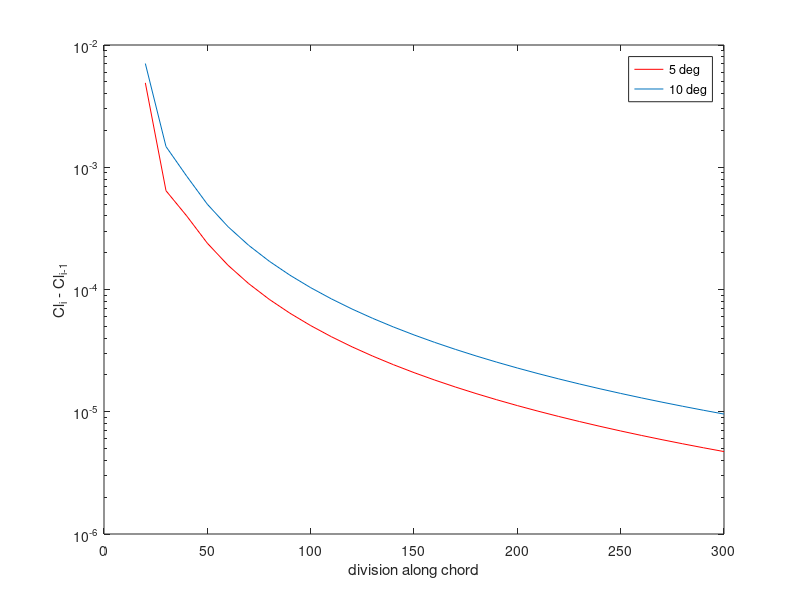
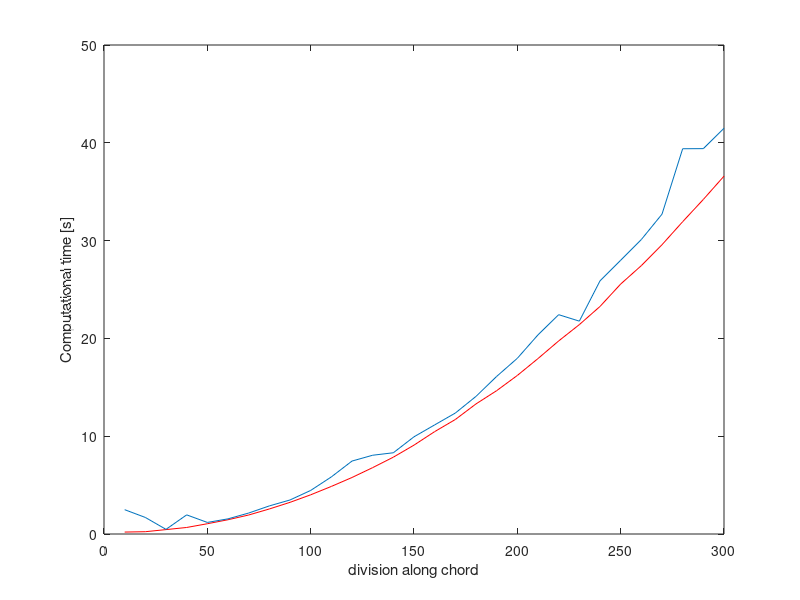

These charts were generated, in order, by the following MATLAB code:
a = load('5.mat');  % 5 deg
b = load('10.mat'); % 10 deg

% plot differenza 
semilogy(a.n(2:end),abs(diff(a.f(:,1))),'r',b.n(2:end),abs(diff(b.f(:,1))))
legend('5 deg','10 deg');
xlabel('division along chord');
ylabel('Cl_i - Cl_{i-1}')

figure; plot(a.n,a.t,'r',b.n,b.t);
xlabel('division along chord');
ylabel('Computational time [s]')